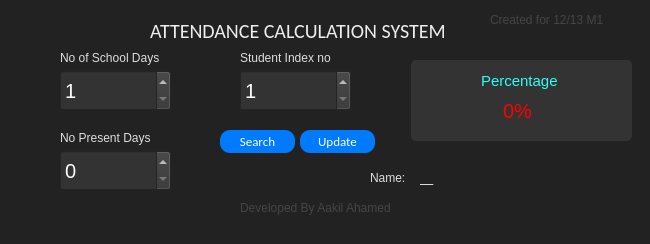
<?xml version="1.0" encoding="UTF-8"?>
<ui version="4.0">
 <class>AttendanceSystem</class>
 <widget class="QMainWindow" name="AttendanceSystem">
  <property name="geometry">
   <rect>
    <x>0</x>
    <y>0</y>
    <width>650</width>
    <height>244</height>
   </rect>
  </property>
  <property name="minimumSize">
   <size>
    <width>650</width>
    <height>244</height>
   </size>
  </property>
  <property name="maximumSize">
   <size>
    <width>650</width>
    <height>244</height>
   </size>
  </property>
  <property name="windowTitle">
   <string>Attendance System - 1.0.1</string>
  </property>
  <property name="windowIcon">
   <iconset theme="attendance.ico">
    <normaloff>.</normaloff>.</iconset>
  </property>
  <property name="layoutDirection">
   <enum>Qt::LeftToRight</enum>
  </property>
  <property name="autoFillBackground">
   <bool>false</bool>
  </property>
  <property name="styleSheet">
   <string notr="true">background-color:#222222;</string>
  </property>
  <widget class="QWidget" name="centralwidget">
   <widget class="QLabel" name="label">
    <property name="geometry">
     <rect>
      <x>150</x>
      <y>10</y>
      <width>341</width>
      <height>41</height>
     </rect>
    </property>
    <property name="styleSheet">
     <string notr="true">font-family:Calibri;
font-size:20px;
color:#eeeeee;</string>
    </property>
    <property name="text">
     <string>ATTENDANCE CALCULATION SYSTEM </string>
    </property>
   </widget>
   <widget class="QSpinBox" name="numberOfSchoolDays">
    <property name="geometry">
     <rect>
      <x>60</x>
      <y>70</y>
      <width>111</width>
      <height>41</height>
     </rect>
    </property>
    <property name="styleSheet">
     <string notr="true">font-size:20px;
color:white;

background-color:#333333;</string>
    </property>
    <property name="minimum">
     <number>1</number>
    </property>
    <property name="maximum">
     <number>300</number>
    </property>
   </widget>
   <widget class="QSpinBox" name="numberOfPresentDays">
    <property name="geometry">
     <rect>
      <x>60</x>
      <y>150</y>
      <width>111</width>
      <height>41</height>
     </rect>
    </property>
    <property name="styleSheet">
     <string notr="true">font-size:20px;
color:white;
background-color:#333333;</string>
    </property>
    <property name="maximum">
     <number>300</number>
    </property>
   </widget>
   <widget class="QFrame" name="frame">
    <property name="geometry">
     <rect>
      <x>411</x>
      <y>60</y>
      <width>221</width>
      <height>81</height>
     </rect>
    </property>
    <property name="styleSheet">
     <string notr="true">background-color:#333333;
border-radius:5px;</string>
    </property>
    <property name="frameShape">
     <enum>QFrame::StyledPanel</enum>
    </property>
    <property name="frameShadow">
     <enum>QFrame::Raised</enum>
    </property>
    <widget class="QLabel" name="label_5">
     <property name="geometry">
      <rect>
       <x>70</x>
       <y>10</y>
       <width>111</width>
       <height>21</height>
      </rect>
     </property>
     <property name="styleSheet">
      <string notr="true">color:#29fff8;
font-size:15px;</string>
     </property>
     <property name="text">
      <string>Percentage</string>
     </property>
    </widget>
    <widget class="QLabel" name="percentageValue">
     <property name="geometry">
      <rect>
       <x>66</x>
       <y>30</y>
       <width>81</width>
       <height>41</height>
      </rect>
     </property>
     <property name="layoutDirection">
      <enum>Qt::LeftToRight</enum>
     </property>
     <property name="styleSheet">
      <string notr="true">color:#ff0000;
font-size:20px;</string>
     </property>
     <property name="text">
      <string>0%</string>
     </property>
     <property name="alignment">
      <set>Qt::AlignCenter</set>
     </property>
    </widget>
   </widget>
   <widget class="QLabel" name="label_2">
    <property name="geometry">
     <rect>
      <x>60</x>
      <y>50</y>
      <width>121</width>
      <height>16</height>
     </rect>
    </property>
    <property name="styleSheet">
     <string notr="true">color:#dddddd;</string>
    </property>
    <property name="text">
     <string>No of School Days</string>
    </property>
   </widget>
   <widget class="QLabel" name="label_3">
    <property name="geometry">
     <rect>
      <x>60</x>
      <y>130</y>
      <width>111</width>
      <height>16</height>
     </rect>
    </property>
    <property name="styleSheet">
     <string notr="true">color:#dddddd;</string>
    </property>
    <property name="text">
     <string>No Present Days</string>
    </property>
   </widget>
   <widget class="QLabel" name="label_4">
    <property name="geometry">
     <rect>
      <x>240</x>
      <y>200</y>
      <width>171</width>
      <height>16</height>
     </rect>
    </property>
    <property name="styleSheet">
     <string notr="true">color:#444444;</string>
    </property>
    <property name="text">
     <string>Developed By Aakil Ahamed</string>
    </property>
   </widget>
   <widget class="QSpinBox" name="studentIndexNo">
    <property name="geometry">
     <rect>
      <x>240</x>
      <y>70</y>
      <width>111</width>
      <height>41</height>
     </rect>
    </property>
    <property name="styleSheet">
     <string notr="true">font-size:20px;
color:white;

background-color:#333333;</string>
    </property>
    <property name="minimum">
     <number>1</number>
    </property>
    <property name="maximum">
     <number>48</number>
    </property>
   </widget>
   <widget class="QLabel" name="label_6">
    <property name="geometry">
     <rect>
      <x>240</x>
      <y>50</y>
      <width>111</width>
      <height>16</height>
     </rect>
    </property>
    <property name="styleSheet">
     <string notr="true">color:#dddddd;</string>
    </property>
    <property name="text">
     <string>Student Index no</string>
    </property>
   </widget>
   <widget class="QPushButton" name="searchButton">
    <property name="geometry">
     <rect>
      <x>220</x>
      <y>130</y>
      <width>75</width>
      <height>23</height>
     </rect>
    </property>
    <property name="styleSheet">
     <string notr="true">QPushButton{
border-radius:10px;
background-color:#007bff;
color:white;
font-family:Calibri;
font-size:13px;
}

QPushButton:hover{
	background-color:#0079bf;
}


</string>
    </property>
    <property name="text">
     <string>Search</string>
    </property>
   </widget>
   <widget class="QPushButton" name="updateButton">
    <property name="geometry">
     <rect>
      <x>300</x>
      <y>130</y>
      <width>75</width>
      <height>23</height>
     </rect>
    </property>
    <property name="styleSheet">
     <string notr="true">QPushButton{
border-radius:10px;
background-color:#007bff;
color:white;
font-family:Calibri;
font-size:13px;
}

QPushButton:hover{
	background-color:#0079bf;
}


</string>
    </property>
    <property name="text">
     <string>Update</string>
    </property>
   </widget>
   <widget class="QLabel" name="label_7">
    <property name="geometry">
     <rect>
      <x>490</x>
      <y>10</y>
      <width>151</width>
      <height>20</height>
     </rect>
    </property>
    <property name="styleSheet">
     <string notr="true">color:#444444;</string>
    </property>
    <property name="text">
     <string>Created for 12/13 M1</string>
    </property>
   </widget>
   <widget class="QLabel" name="label_8">
    <property name="geometry">
     <rect>
      <x>370</x>
      <y>170</y>
      <width>51</width>
      <height>16</height>
     </rect>
    </property>
    <property name="styleSheet">
     <string notr="true">color:#dddddd;</string>
    </property>
    <property name="text">
     <string>Name:</string>
    </property>
   </widget>
   <widget class="QLabel" name="label_9">
    <property name="geometry">
     <rect>
      <x>420</x>
      <y>170</y>
      <width>221</width>
      <height>16</height>
     </rect>
    </property>
    <property name="styleSheet">
     <string notr="true">color:#ffffff;</string>
    </property>
    <property name="text">
     <string>__</string>
    </property>
   </widget>
  </widget>
  <widget class="QStatusBar" name="statusbar"/>
 </widget>
 <resources/>
 <connections/>
</ui>
